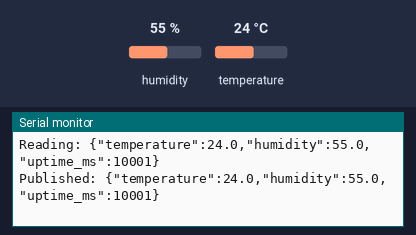
Bench run of a sketch on a simulated ESP32. Shown: the last lines printed to the serial monitor. The inputs (shaded band) are chosen by the test bench; at power-on: humidity 55 %, temperature 24 °C. WiFi joins after 1.5 s; servers stay silent unless stated; no MQTT or app messages arrive unless stated; not simulated (calls return 0 or success): secrets.h; names the files do not define were given values by the test bench: MQTT_PORT = 1883.

Above: at 10.8 s.
10.9 s: humidity set to 22 %
At 16.1 s:
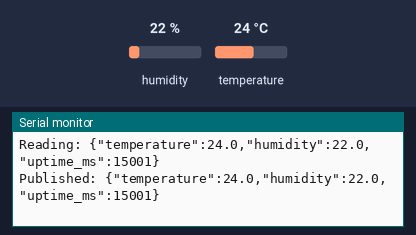
18.4 s: temperature set to 12 °C
At 21.1 s:
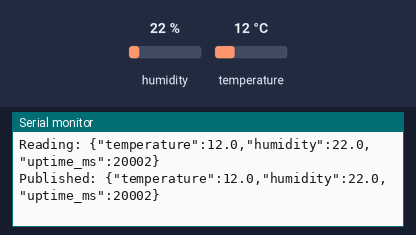
25.9 s: humidity set to 40 %
At 31.1 s:
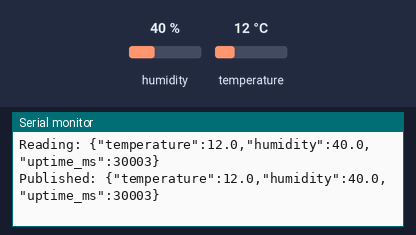
Timing chart, 0 to 32.6 s (numbered marks = the images above; inputs shaded):
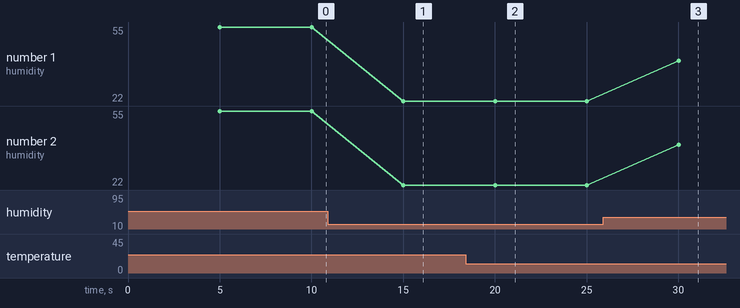

The sketch:

sketch.ino
```cpp
#include <WiFi.h>
#include <PubSubClient.h>
#include <DHTesp.h>
#include "secrets.h"

const int DHT_PIN = 15;
const unsigned long READ_INTERVAL = 5000;
const unsigned long WIFI_RETRY = 5000;
const unsigned long MQTT_RETRY = 3000;
const unsigned long SEND_INTERVAL = 250;

const int BUFFER_SIZE = 20;
String queueData[BUFFER_SIZE];
int head = 0;
int tail = 0;
int count = 0;

WiFiClient wifiClient;
PubSubClient mqtt(wifiClient);
DHTesp dht;

unsigned long lastRead = 0;
unsigned long lastWiFiAttempt = 0;
unsigned long lastMQTTAttempt = 0;
unsigned long lastSend = 0;

void enqueue(String message) {
  if (count == BUFFER_SIZE) {
    head = (head + 1) % BUFFER_SIZE;
    count--;
    Serial.println("Queue full: oldest reading discarded");
  }

  queueData[tail] = message;
  tail = (tail + 1) % BUFFER_SIZE;
  count++;
}

void maintainWiFi(unsigned long now) {
  if (WiFi.status() == WL_CONNECTED) return;

  if (now - lastWiFiAttempt >= WIFI_RETRY) {
    lastWiFiAttempt = now;
    Serial.println("Attempting Wi-Fi connection...");
    WiFi.begin(WIFI_SSID, WIFI_PASSWORD);
  }
}

void maintainMQTT(unsigned long now) {
  if (WiFi.status() != WL_CONNECTED || mqtt.connected()) return;

  if (now - lastMQTTAttempt >= MQTT_RETRY) {
    lastMQTTAttempt = now;

    String clientId = "ESP32-" +
      String((uint32_t)ESP.getEfuseMac(), HEX);

    Serial.println("Attempting MQTT connection...");

    if (mqtt.connect(clientId.c_str())) {
      Serial.println("MQTT connected");
    } else {
      Serial.print("MQTT connection failed: ");
      Serial.println(mqtt.state());
    }
  }
}

void readSensor(unsigned long now) {
  if (now - lastRead < READ_INTERVAL) return;
  lastRead = now;

  TempAndHumidity reading = dht.getTempAndHumidity();

  if (isnan(reading.temperature) || isnan(reading.humidity)) {
    Serial.println("Sensor reading failed");
    return;
  }

  String message = "{\"temperature\":" +
      String(reading.temperature, 1) +
      ",\"humidity\":" +
      String(reading.humidity, 1) +
      ",\"uptime_ms\":" +
      String(now) + "}";

  Serial.println("Reading: " + message);
  enqueue(message);
}

void sendQueued(unsigned long now) {
  if (!mqtt.connected() || count == 0) return;
  if (now - lastSend < SEND_INTERVAL) return;

  lastSend = now;

  if (mqtt.publish(MQTT_TOPIC, queueData[head].c_str())) {
    Serial.println("Published: " + queueData[head]);
    head = (head + 1) % BUFFER_SIZE;
    count--;
  } else {
    Serial.println("Publish failed; reading remains queued");
  }
}

void setup() {
  Serial.begin(115200);

  dht.setup(DHT_PIN, DHTesp::DHT22);

  mqtt.setServer(MQTT_SERVER, MQTT_PORT);
  mqtt.setBufferSize(256);

  WiFi.mode(WIFI_STA);
  WiFi.begin(WIFI_SSID, WIFI_PASSWORD);

  Serial.println("IoT monitoring device started");
}

void loop() {
  unsigned long now = millis();

  maintainWiFi(now);
  maintainMQTT(now);

  if (mqtt.connected()) {
    mqtt.loop();
  }

  readSensor(now);
  sendQueued(now);
}
```

Measured:
- after the input at 10.9 s, the serial monitor: prints a new line after 4.1 s (image 1)
- after the input at 18.4 s, the serial monitor: prints a new line after 1.6 s (image 2)
- after the input at 25.9 s, the serial monitor: prints a new line after 4.1 s (image 3)
- plotted number 1: 55 → 22 after the input at 10.9 s, 22 → 40 after the input at 25.9 s
- plotted number 2: 55 → 22 after the input at 10.9 s, 22 → 40 after the input at 25.9 s
